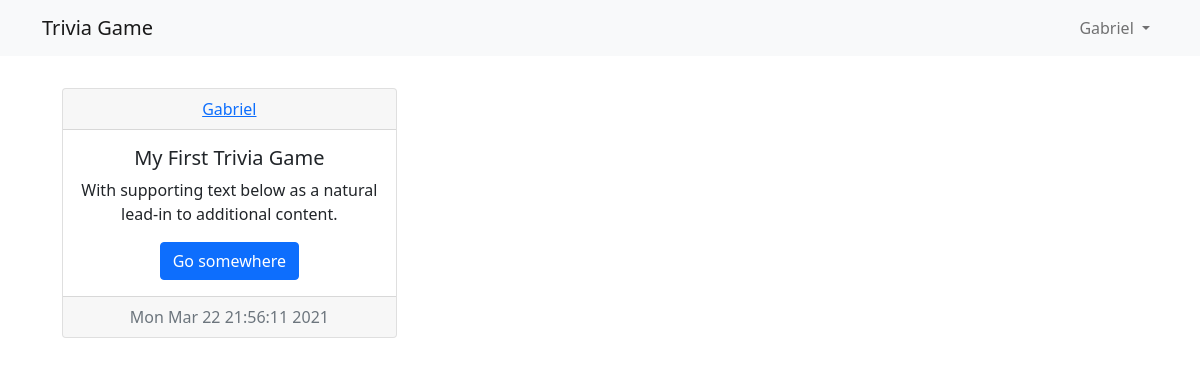
Screenshot of / (signed in) with the database file from the repository.
### app/models.py (models this page shows, shortened)
class User(db.Model, UserMixin):
    id = db.Column(db.Integer, primary_key=True);
    username = db.Column(db.String(120),  unique=True, nullable=False);
    email = db.Column(db.String(120), unique=True, nullable=False);
    password = db.Column(db.String(120), nullable=False);
    trivigame = db.relationship('TriviaGame', backref='author', lazy=True);

class TriviaGame(db.Model):
    id = db.Column(db.Integer, primary_key=True);
    content = db.Column(db.String(200), nullable=False);
    date = db.Column(db.DateTime, nullable=False, default=datetime.datetime.now());
    user_id = db.Column(db.Integer, db.ForeignKey('user.id'),nullable=False);

### app/routes.py (the view)
@app.route('/home')
@app.route("/")
def home():
    now = datetime.date.today();
    logged_in = current_user.is_authenticated;
    raw = TriviaGame.query.all();
    content = [];
    date = [];
    users = [];
    for i in range(len(raw)-1, -1, -1):
        users.append(raw[i].author.username);
        content.append(json.loads(raw[i].content));
        date.append(raw[i].date);
    return render_template("home.html", title="home",users=users, is_logged_in=logged_in, content=content, length=len(content), date=date, now=now);

### app/models.py (called while the page is built)
@login_manager.user_loader
def load_user(user_id):
    return User.query.get(int(user_id))

### app/templates/home.html
{% extends "layout.html" %}
{% block content %}
{% for i in range(length-1,-1,-1) %}
<div class="row p-3">
    <div class="col-4">
        <div class="card text-center">
            <div class="card-header">
            <a href="#">{{users[i]}}</a>
            </div>
            <div class="card-body">
            <h5 class="card-title">{{content[i]['title']}}</h5>
            <p class="card-text">With supporting text below as a natural lead-in to additional content.</p>
            <a href="#" class="btn btn-primary">Go somewhere</a>
            </div>
            <div class="card-footer text-muted">
            {% if(date[i].strftime('%d') == now.strftime('%d')) %}
            {{date[i].strftime("%I:%M %p")}}
            {% else %}
            {{date[i].strftime("%c")}}
            {% endif %}
            </div>
        </div>
    </div>
</div>
{% endfor %}
{% endblock content %}

### app/templates/layout.html (shortened to what this page needs)
<!doctype html>
<html lang="en">
  <head>
<link href="https://cdn.jsdelivr.net/npm/bootstrap@5.0.0-beta2/dist/css/bootstrap.min.css" rel="stylesheet">
  </head>
  <body>
    <nav class="navbar navbar-expand-lg navbar-light bg-light">
      <div class="container">
        <a class="navbar-brand" href="{{url_for('home')}}">Trivia Game</a>
        <div class="collapse navbar-collapse d-flex flex-row-reverse" id="navbarNavDropdown">
          <ul class="navbar-nav">
            <li class="nav-item dropdown">
              {% if is_logged_in %}
              <a class="nav-link dropdown-toggle" href="#" id="navbarDropdownMenuLink" role="button" data-bs-toggle="dropdown" aria-expanded="false">
                {{current_user.username}}
              </a>
              {% else %}
              <a class="nav-link dropdown-toggle" href="#" id="navbarDropdownMenuLink" role="button" data-bs-toggle="dropdown" aria-expanded="false">
                Account
              </a>
              {% endif %}
            </li>
          </ul>
        </div>
      </div>
    </nav>
    <div class="container">
    <main role="main">
      <div class="row p-3">
          {% block content %}{% endblock %}
        </div>
      </main>
      </div>
  </body>
</html>

### rows the page displays
User: username "Gabriel", username "Gabriel"
TriviaGame: date "Mon Mar 22 21:56:11 2021"

### other values shown
{{ content[i]['title'] }} "My First Trivia Game"
